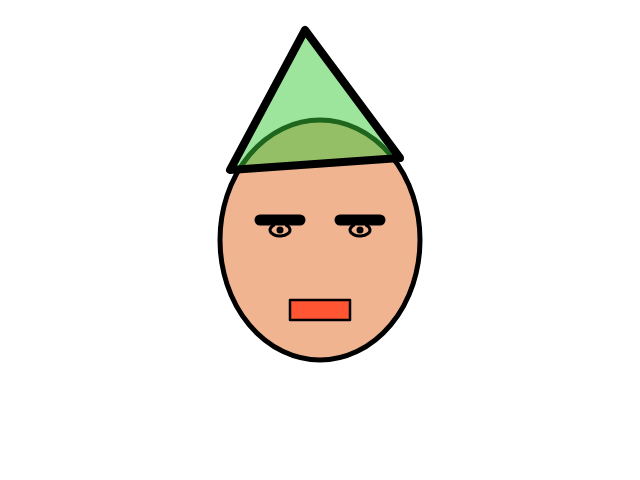
Frame 1 (no input)
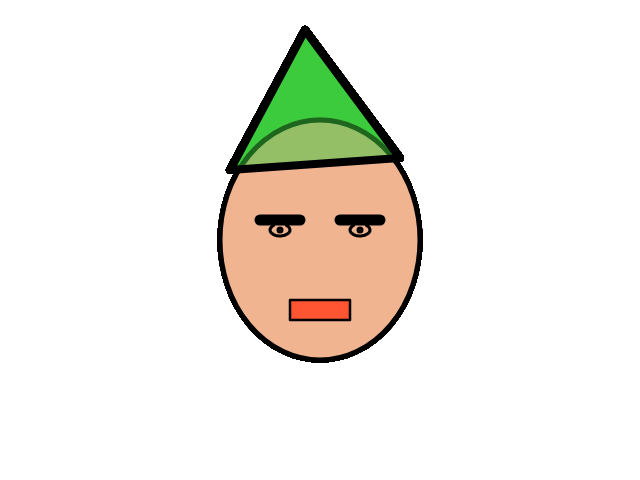
Frame 60 (no input)
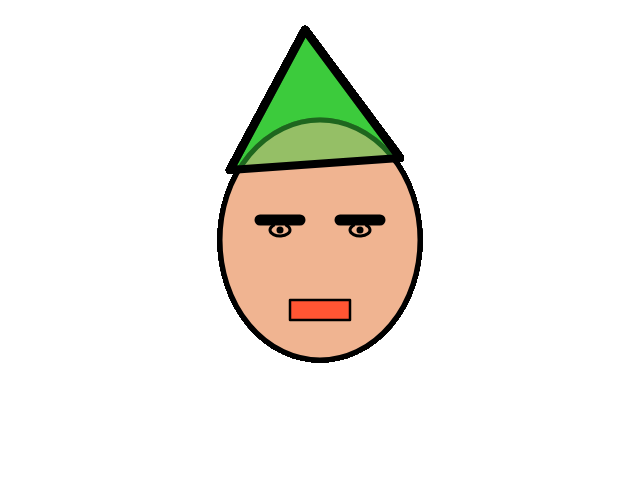
Frame 120 (the mouse pressed at the canvas centre since frame 60)

The p5.js sketch that drew these frames (run headless with seeded random() and noise() and a simulated clock; from frame 60 on, the mouse is pressed at the canvas centre):

// p5.js sketch
// ── sketch.js

function setup() {
	createCanvas(640,480);
}

function draw(){
	smooth();  // 平滑化
	strokeCap(ROUND); // 边线端点形状
	strokeJoin(ROUND); // 边线转折处形状
	strokeWeight(5); // 边线宽度
	colorMode(RGB);  // 颜色模式为RGB，三者取值范围均为 0~100
	fill(240,180,145); // 用颜色R240,G180,B145来填充绘制
	ellipse(320,240,200,240);
	strokeWeight(2.5); // 边线宽度为2.5
	colorMode(HSB);  // 用HSB颜色模式，三者取值范围为 0~360，0~100，0~100
	fill(10,80,100); 
	rect(290,300,60,20); 
	strokeWeight(11);
	line(260,220,300,220); 
	line(340,220,380,220); 
	strokeWeight(3); 
	noFill();  
	arc(280,230,20,12,-0.2*PI,1.2*PI); 
	arc(360,230,20,12,-0.2*PI,1.2*PI); 
	strokeWeight(7); 
	point(280,230); 
	point(360,230); 
	strokeWeight(8); 
	fill(120,70,80,0.5);  // 带透明度的颜色，透明度范围为0~1 
	triangle(230,170,400,158,305,30); 
	
	// 练习： 尝试Reference->setting
	// 练习： 尝试Reference->blendMode();
}
